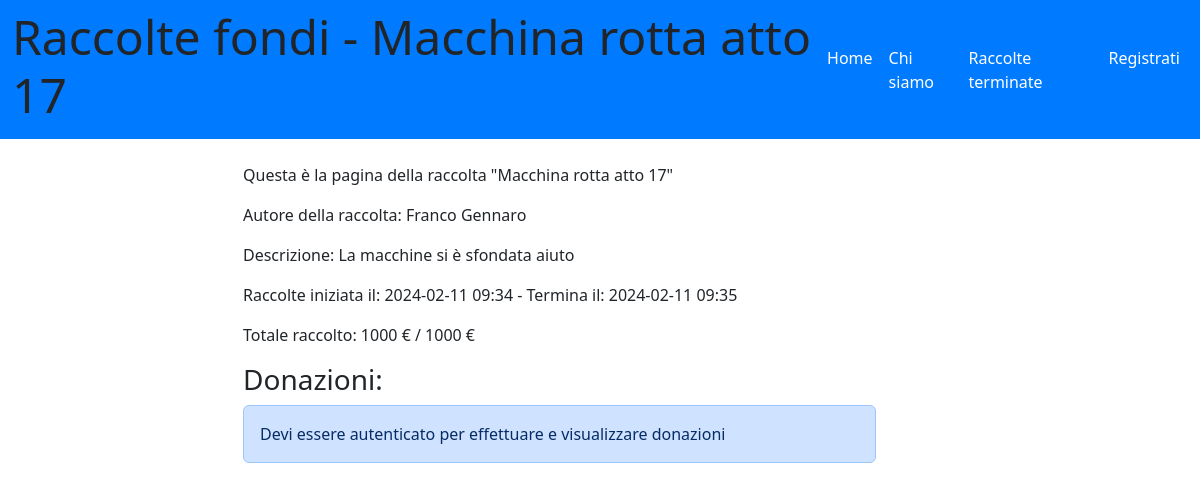
/raccolte/1, run on the app's committed database.
### tables this page shows
CREATE TABLE "raccolte" (
	"id_raccolta"	INTEGER NOT NULL UNIQUE ,
	"nome_raccolta"	TEXT NOT NULL,
	"descrizione"	TEXT,
	"immagine"	TEXT,
	"data_creazione"	TEXT,
	"data_termine"	TEXT,
	"cifra_attuale"	NUMERIC,
	"cifra_da_raggiungere"	NUMERIC,
	"tipo_raccolta"	TEXT,
	"organizzatore_raccolta"	INTEGER,
	"importo_minimo"	NUMERIC,
	"status"	TEXT DEFAULT 'attiva',
	"aggiornata"	TEXT DEFAULT 'no',
	PRIMARY KEY("id_raccolta" AUTOINCREMENT),
	FOREIGN KEY("organizzatore_raccolta") REFERENCES "utenti"("id_utente")
);

CREATE TABLE "utenti" (
	"id_utente"	INTEGER NOT NULL UNIQUE,
	"email"	TEXT NOT NULL UNIQUE,
	"password"	TEXT NOT NULL UNIQUE,
	"nome"	TEXT NOT NULL,
	"cognome"	TEXT NOT NULL,
	"immagine_utente"	TEXT,
	"portafoglio"	NUMERIC,
	PRIMARY KEY("id_utente" AUTOINCREMENT)
);

### app.py (the view)
@app.route('/raccolte/<int:id>')
def singola_raccolta(id):
    raccolta_db = raccolte_dao.get_raccolta_by_id(id)
    donazioni_db = donazioni_dao.get_donazione_by_id(id)
    return render_template('singola_raccolta.html', raccolta = raccolta_db, donazioni=donazioni_db)

### app.py (called while the page is built)
@app.before_request
def update_before_request():
    app.logger.info('Inizio update_status_e_portafoglio')
    try:
        raccolte_dao.update_status_e_portafoglio()
        app.logger.info('Fine update_status_e_portafoglio')
    except Exception as e:
        print('Error during update:', str(e))

### donazioni_dao.py (called while the page is built)
def get_donazione_by_id(id):
    conn = sqlite3.connect('db/raccolte_fondi.db')
    conn.row_factory = sqlite3.Row
    cursor = conn.cursor()
    '''ricevi l'id della raccolta, seleziona tutte le donazioni effettuate a quella raccolta, ovvero
    dove raccolta (donazioni) = id_raccolta (raccolte)'''
    sql = 'SELECT donazioni.id_donazione,donazioni.importo,donazioni.donatore,donazioni.raccolta,donazioni.testo_donazione,donazioni.data_donazione,utenti.nome,utenti.cognome FROM donazioni LEFT JOIN utenti ON donazioni.donatore = utenti.id_utente WHERE donazioni.raccolta = ? ORDER BY data_donazione DESC'
    cursor.execute(sql, (id,))
    donazioni = cursor.fetchall()
    cursor.close()
    conn.close()
    return donazioni

### raccolte_dao.py (called while the page is built)
def get_raccolta_by_id(id):
    conn = sqlite3.connect('db/raccolte_fondi.db')
    conn.row_factory = sqlite3.Row
    cursor = conn.cursor()
    sql = 'SELECT raccolte.id_raccolta,raccolte.nome_raccolta,raccolte.descrizione,raccolte.immagine,raccolte.data_creazione,raccolte.data_termine,raccolte.cifra_attuale,raccolte.cifra_da_raggiungere,raccolte.tipo_raccolta,raccolte.organizzatore_raccolta,raccolte.importo_minimo,raccolte.status,aggiornata,utenti.nome,utenti.cognome,utenti.immagine_utente FROM raccolte LEFT JOIN utenti ON raccolte.organizzatore_raccolta = utenti.id_utente WHERE raccolte.id_raccolta = ?'
    cursor.execute(sql, (id,))
    post = cursor.fetchone()
    cursor.close()
    conn.close()
    return post

### templates/singola_raccolta.html (shortened to what this page needs)
{% extends "base.html" %}
{% block home_active %}active{% endblock %}
{% block page_name%}{{raccolta.nome_raccolta}}{%endblock%}
{%block content%}
<main class="col-lg-9 col-md-12">
<div class="container">
    <div class="row">
        <div class="col-3">
        </div>
        <div class="col-9">
            <p>Questa è la pagina della raccolta "{{raccolta.nome_raccolta | e}}"</p>
            <p>Autore della raccolta: {{raccolta.nome}} {{raccolta.cognome}}</p>
            <p>Descrizione: {{raccolta.descrizione | e}}</p>
            <p>Raccolte iniziata il: {{raccolta.data_creazione | e}} - Termina il: {{raccolta.data_termine | e}}</p>
            <p>Totale raccolto: {{raccolta.cifra_attuale | e}} € / {{raccolta.cifra_da_raggiungere | e}} €</p>
            <h3>Donazioni:</h3>
            {% if current_user.is_authenticated and raccolta.status == "attiva" %}
            <button type="button" class="mybutton" data-bs-toggle="modal" data-bs-target="#createModal">
                +
              </button>
              <div class="modal fade" id="createModal" tabindex="-1">
                <div class="modal-dialog modal-dialog-centered">
                  <div class="modal-content">
                    <div class="modal-header">
                      <h1 class="modal-title fs-5">Effettua una donazione</h1>
                      <button type="button" class="btn-close" data-bs-dismiss="modal" aria-label="Close"></button>
                    </div>
                    <form action="/donazioni/new" method="POST" enctype="multipart/form-data">
                      <div class="modal-body">
                        <div class="mb-3">
                          <label for="donazioneTextArea" class="form-label">Vuoi aggiungere un messaggio?</label>
                          <textarea class="form-control" id="donazioneTextArea" name="testo_donazione" rows="3"
                            placeholder="Inserisci un testo per la tua donazione"></textarea>
                        </div>
                        <div class="input-group mb-3">
                            <label for="importo_donazioneInput" class="form-label mb-2">Importo della donazione</label>
                            <span class="input-group-text">€</span>
                            <input type="number" class="form-control" id="importo_donazioneInput" name="importo" aria-label="Cifra da raggiungere" min="{{raccolta.importo_minimo|int}}" required>
                          </div>
                      </div>
                      <div class="mb-3 form-check">
                        <label class="form-check-label" for="anonimo_checkbox">Anonimo</label>
                        <input type="checkbox" class="form-check-input" id="anonimo_checkbox" name="utente_anonimo">
                      </div>
                      <div class="modal-footer">
                        <button type="button" class="btn btn-secondary" data-bs-dismiss="modal">Chiudi</button>
                        <button type="submit" class="btn btn-primary">Effettua donazione</button>
                      </div>
                      <input type="number" name="id_raccolta" value="{{ raccolta.id_raccolta }}" hidden>
                    </form>
                  </div>
                </div>
              </div>
              <main class="col-lg-9 col-md-12">
                {% for donazione in donazioni %}
                <div class="card mb-3" style="max-width: 540px;">
                  <div class="row g-0">
                    <div class="col-md-8">
                      <div class="card-body">
                        {% if donazione.donatore != NULL%}
                        <h5 class="card-title">
                            Donatore: {{donazione.nome | e}} {{donazione.cognome | e}}
                        </h5>
                        {% else %}
                        <h5 class="card-title">
                          Donatore: utente anonimo
                      </h5>
                      {% endif %}
                        <p class="card-text">{{donazione.testo_donazione}}</p>
                        <p class="card-text">Importo donazione: {{donazione.importo | e}} €</p>
                        <p class="card-text">Data donazione: {{donazione.data_donazione | e}}</p>
                      </div>
                    </div>
                  </div>
                </div>
                {% endfor %}
            {% else %}
            <div class="alert alert-primary" role="alert">
                Devi essere autenticato per effettuare e visualizzare donazioni
            </div>
            {% endif %}
        </div>
    </div>
</main>
{% endblock %}

### data on the page
raccolte: nome_raccolta "Macchina rotta atto 17", descrizione "La macchine si è sfondata aiuto", data_creazione "2024-02-11 09:34", data_termine "2024-02-11 09:35", cifra_attuale "1000", cifra_da_raggiungere "1000"
utenti: nome "Franco", cognome "Gennaro"
